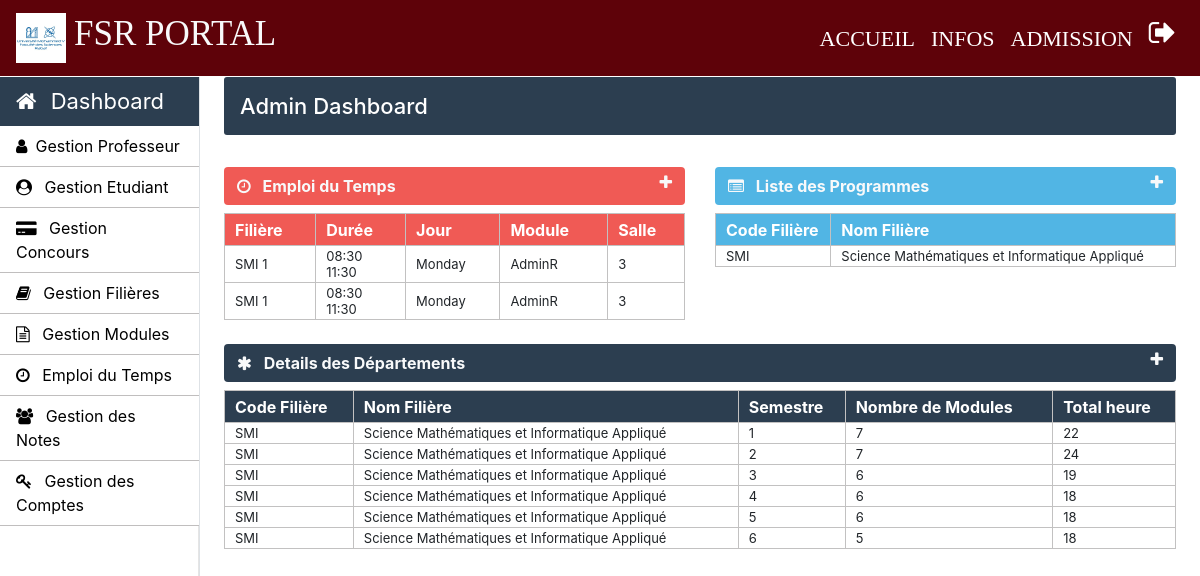
The page /admin/admin-index.php (signed in) on the database its author committed.
### tables this page shows
CREATE TABLE `time_table` (
  `id` int(11) NOT NULL,
  `course_code` varchar(10) NOT NULL,
  `semester` int(11) NOT NULL,
  `timing_from` varchar(10) NOT NULL,
  `timing_to` varchar(10) NOT NULL,
  `day` varchar(20) NOT NULL,
  `subject_code` varchar(20) NOT NULL,
  `room_no` int(11) NOT NULL
);

CREATE TABLE `weekdays` (
  `day_id` int(11) NOT NULL,
  `day_name` varchar(15) NOT NULL
);

CREATE TABLE `courses` (
  `course_code` varchar(10) NOT NULL,
  `course_name` varchar(100) NOT NULL,
  `semester_or_year` varchar(10) NOT NULL,
  `no_of_year` int(10) NOT NULL
);

### Admin/admin-index.php (the view, shortened to what this page needs)
	<?php
		require_once "../connection/connection.php";
	?>
	<?php include('../common/common-header.php') ?>
	<?php include('../common/admin-sidebar.php') ?>
		<main role="main" class="col-xl-10 col-lg-9 col-md-8 ml-sm-auto px-md-4 mb-2 w-100 page-content-index">
			<div class="flex-wrap flex-md-no-wrap pt-3 pb-2 mb-3 text-white admin-dashboard pl-3">
				<h4>Admin Dashboard </h4>
			</div>
			<div class="row">
				<div class=" col-lg-6 col-md-12 col-sm-12 ">
					<div>
						<section class="mt-3">
							<div class="btn btn-block table-one text-light d-flex">
								<span class="font-weight-bold"><i class="fa fa-clock-o mr-2" aria-hidden="true"></i> Emploi du Temps</span>
								<a href="" class="ml-auto" data-toggle="collapse" data-target="#collapseOne"><i class="fa fa-plus text-light" aria-hidden="true"></i></a>
							</div>
							<div class="collapse show mt-2" id="collapseOne">
								<table class="w-100 table-elements table-one-tr"cellpadding="2">
									<tr class="pt-5 table-one text-white" style="height: 32px;">
										<th>Filière</th>
										<th>Durée</th>
										<th>Jour</th>
										<th>Module</th>
										<th>Salle</th>
									</tr>
									<?php
										$query="select * from time_table tt inner join weekdays wd on tt.day=wd.day_id";
										$run=mysqli_query($con,$query);
										while($row=mysqli_fetch_array($run)) {
											echo "<tr>";
											echo "<td>".$row["course_code"]." ".$row["semester"]."</td>";
											echo "<td>".$row["timing_from"]."<br>".$row["timing_to"]."</td>";
											echo "<td>".$row["day_name"]."</td>";
											echo "<td>".$row["subject_code"]."</td>";
											echo "<td>".$row["room_no"]."</td>";
											echo "</tr>";
										}
									?>
								</table>
							</div>
						</section>
					</div>
				</div>
				<div class=" col-lg-6 col-md-12 col-sm-12">
					<div>
						<section class="mt-3">
							<div class="btn btn-block table-two text-light d-flex">
								<span class="font-weight-bold"><i class="fa fa-list-alt mr-2" aria-hidden="true"></i> Liste des Programmes</span>
								<a href="" class="ml-auto" data-toggle="collapse" data-target="#collapsetwo"><i class="fa fa-plus text-light" aria-hidden="true"></i></a>
							</div>
							<div class="collapse show mt-2" id="collapsetwo">
								<table class="w-100 table-elements table-two-tr"cellpadding="2">
									<tr class="pt-5 table-two text-white" style="height: 32px;">
										<th>Code Filière</th>
										<th>Nom Filière</th>
									</tr>
									<?php
										$query="select course_name,course_code from courses";
										$run=mysqli_query($con,$query);
										while($row=mysqli_fetch_array($run)) { ?>
											<tr>
												<td><?php echo $row['course_code'] ?></td>
												<td><?php echo $row['course_name'] ?></td>
											</tr>
										<?php }
									?>
								</table>
							</div>
						</section>
					</div>
				</div>
				<div class="col-md-12">
					<div>
						<section class="mt-4">
							<div class="btn btn-block table-three text-light d-flex">
								<span class="font-weight-bold"><i class="fa fa-asterisk mr-2" aria-hidden="true"></i> Details des Départements</span>
								<a href="" class="ml-auto" data-toggle="collapse" data-target="#collapsethree"><i class="fa fa-plus text-light" aria-hidden="true"></i></a>
							</div>
							<div class="collapse show mt-2" id="collapsethree">
								<table class="w-100 table-elements table-three-tr"cellpadding="2">
									<tr class="pt-5 table-three text-white" style="height: 32px;">
										<th>Code Filière</th>
										<th>Nom Filière</th>
										<th>Semestre</th>
										<th>Nombre de Modules</th>
										<th>Total heure</th>
									</tr>
									<?php
										$query="select course_code,course_name,semester,count(subject_code) as subject_code,sum(credit_hours) as credit_hours from course_subjects join courses using(course_code) group by course_code, semester";
										$run=mysqli_query($con,$query);
										while($row=mysqli_fetch_array($run)) {
											echo "<tr>";
											echo "<td>".$row["course_code"]."</td>";
											echo "<td>".$row["course_name"]."</td>";
											echo "<td>".$row["semester"]."</td>";
											echo "<td>".$row["subject_code"]."</td>";
											echo "<td>".$row["credit_hours"]."</td>";
											echo "</tr>";
										}
									?>
								</table>
							</div>
						</section>
					</div>
				</div>
			</div>
		</main>
	</body>
</html>

### Css/style.css (style rules this page uses)
h4 { font-size: 22px; }
.admin-dashboard { margin-top: 1px !important; background: #2c3e50 !important; border-radius: 3px; }
.table-elements tr, td, th { font-size: 13px; border: 1px solid rgb(194, 193, 193); padding-left: 10px !important; }
.table-one { background: #eb1811b6; }
.table-two { background: #51b5e4; }
.table-three { background: #2c3e50 !important; }
.table-font-for-transcript td, th { font-size: 16px !important; }

### rows shown on the page
time_table: course_code "SMI", semester "1", timing_from "08:30", timing_to "11:30", weekdays.day_name "Monday", subject_code "AdminR", room_no "3"
time_table: course_code "SMI", semester "1", timing_from "08:30", timing_to "11:30", weekdays.day_name "Monday", subject_code "AdminR", room_no "3"
courses: course_code "SMI", course_name "Science Mathématiques et Informatique Appliqué"

### other values the page prints
$row["course_code"] "SMI"
$row["course_name"] "Science Mathématiques et Informatique Appliqué"
$row["semester"] "1"
$row["subject_code"] "7"
$row["credit_hours"] "22"
$row["semester"] "2"
$row["credit_hours"] "24"
$row["semester"] "3"
$row["subject_code"] "6"
$row["credit_hours"] "19"
$row["semester"] "4"
$row["credit_hours"] "18"
$row["semester"] "5"
$row["semester"] "6"
$row["subject_code"] "5"
